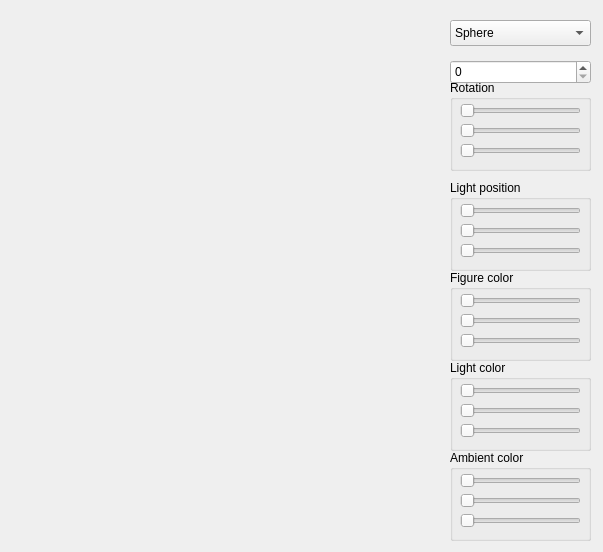
<?xml version="1.0" encoding="UTF-8"?>
<ui version="4.0">
 <class>Widget</class>
 <widget class="QWidget" name="Widget">
  <property name="geometry">
   <rect>
    <x>0</x>
    <y>0</y>
    <width>603</width>
    <height>552</height>
   </rect>
  </property>
  <property name="windowTitle">
   <string>Widget</string>
  </property>
  <widget class="QComboBox" name="comboBox">
   <property name="geometry">
    <rect>
     <x>450</x>
     <y>20</y>
     <width>141</width>
     <height>26</height>
    </rect>
   </property>
   <item>
    <property name="text">
     <string>Sphere</string>
    </property>
   </item>
   <item>
    <property name="text">
     <string>Thorus</string>
    </property>
   </item>
   <item>
    <property name="text">
     <string>Ychar</string>
    </property>
   </item>
  </widget>
  <widget class="QGroupBox" name="groupBox">
   <property name="geometry">
    <rect>
     <x>450</x>
     <y>80</y>
     <width>141</width>
     <height>91</height>
    </rect>
   </property>
   <property name="title">
    <string>Rotation</string>
   </property>
   <widget class="QSlider" name="horizontalSlider">
    <property name="geometry">
     <rect>
      <x>10</x>
      <y>20</y>
      <width>121</width>
      <height>22</height>
     </rect>
    </property>
    <property name="orientation">
     <enum>Qt::Horizontal</enum>
    </property>
   </widget>
   <widget class="QSlider" name="horizontalSlider_2">
    <property name="geometry">
     <rect>
      <x>10</x>
      <y>40</y>
      <width>121</width>
      <height>22</height>
     </rect>
    </property>
    <property name="orientation">
     <enum>Qt::Horizontal</enum>
    </property>
   </widget>
   <widget class="QSlider" name="horizontalSlider_3">
    <property name="geometry">
     <rect>
      <x>10</x>
      <y>60</y>
      <width>121</width>
      <height>22</height>
     </rect>
    </property>
    <property name="orientation">
     <enum>Qt::Horizontal</enum>
    </property>
   </widget>
  </widget>
  <widget class="QGroupBox" name="groupBox_2">
   <property name="geometry">
    <rect>
     <x>450</x>
     <y>180</y>
     <width>141</width>
     <height>91</height>
    </rect>
   </property>
   <property name="title">
    <string>Light position</string>
   </property>
   <widget class="QSlider" name="horizontalSlider_6">
    <property name="geometry">
     <rect>
      <x>10</x>
      <y>60</y>
      <width>121</width>
      <height>22</height>
     </rect>
    </property>
    <property name="orientation">
     <enum>Qt::Horizontal</enum>
    </property>
   </widget>
   <widget class="QSlider" name="horizontalSlider_5">
    <property name="geometry">
     <rect>
      <x>10</x>
      <y>20</y>
      <width>121</width>
      <height>22</height>
     </rect>
    </property>
    <property name="orientation">
     <enum>Qt::Horizontal</enum>
    </property>
   </widget>
   <widget class="QSlider" name="horizontalSlider_4">
    <property name="geometry">
     <rect>
      <x>10</x>
      <y>40</y>
      <width>121</width>
      <height>22</height>
     </rect>
    </property>
    <property name="orientation">
     <enum>Qt::Horizontal</enum>
    </property>
   </widget>
  </widget>
  <widget class="QGroupBox" name="groupBox_3">
   <property name="geometry">
    <rect>
     <x>450</x>
     <y>270</y>
     <width>141</width>
     <height>91</height>
    </rect>
   </property>
   <property name="title">
    <string>Figure color</string>
   </property>
   <widget class="QSlider" name="horizontalSlider_9">
    <property name="geometry">
     <rect>
      <x>10</x>
      <y>60</y>
      <width>121</width>
      <height>22</height>
     </rect>
    </property>
    <property name="orientation">
     <enum>Qt::Horizontal</enum>
    </property>
   </widget>
   <widget class="QSlider" name="horizontalSlider_7">
    <property name="geometry">
     <rect>
      <x>10</x>
      <y>40</y>
      <width>121</width>
      <height>22</height>
     </rect>
    </property>
    <property name="orientation">
     <enum>Qt::Horizontal</enum>
    </property>
   </widget>
   <widget class="QSlider" name="horizontalSlider_8">
    <property name="geometry">
     <rect>
      <x>10</x>
      <y>20</y>
      <width>121</width>
      <height>22</height>
     </rect>
    </property>
    <property name="orientation">
     <enum>Qt::Horizontal</enum>
    </property>
   </widget>
  </widget>
  <widget class="QSpinBox" name="spinBox">
   <property name="geometry">
    <rect>
     <x>450</x>
     <y>60</y>
     <width>141</width>
     <height>24</height>
    </rect>
   </property>
  </widget>
  <widget class="QGroupBox" name="groupBox_4">
   <property name="geometry">
    <rect>
     <x>450</x>
     <y>360</y>
     <width>141</width>
     <height>91</height>
    </rect>
   </property>
   <property name="title">
    <string>Light color</string>
   </property>
   <widget class="QSlider" name="horizontalSlider_12">
    <property name="geometry">
     <rect>
      <x>10</x>
      <y>60</y>
      <width>121</width>
      <height>22</height>
     </rect>
    </property>
    <property name="orientation">
     <enum>Qt::Horizontal</enum>
    </property>
   </widget>
   <widget class="QSlider" name="horizontalSlider_11">
    <property name="geometry">
     <rect>
      <x>10</x>
      <y>20</y>
      <width>121</width>
      <height>22</height>
     </rect>
    </property>
    <property name="orientation">
     <enum>Qt::Horizontal</enum>
    </property>
   </widget>
   <widget class="QSlider" name="horizontalSlider_10">
    <property name="geometry">
     <rect>
      <x>10</x>
      <y>40</y>
      <width>121</width>
      <height>22</height>
     </rect>
    </property>
    <property name="orientation">
     <enum>Qt::Horizontal</enum>
    </property>
   </widget>
   <zorder>horizontalSlider_12</zorder>
   <zorder>horizontalSlider_11</zorder>
   <zorder>horizontalSlider_10</zorder>
   <zorder>horizontalSlider_12</zorder>
   <zorder>horizontalSlider_11</zorder>
   <zorder>horizontalSlider_10</zorder>
  </widget>
  <widget class="QGroupBox" name="groupBox_5">
   <property name="geometry">
    <rect>
     <x>450</x>
     <y>450</y>
     <width>141</width>
     <height>91</height>
    </rect>
   </property>
   <property name="title">
    <string>Ambient color</string>
   </property>
   <widget class="QSlider" name="horizontalSlider_15">
    <property name="geometry">
     <rect>
      <x>10</x>
      <y>60</y>
      <width>121</width>
      <height>22</height>
     </rect>
    </property>
    <property name="orientation">
     <enum>Qt::Horizontal</enum>
    </property>
   </widget>
   <widget class="QSlider" name="horizontalSlider_14">
    <property name="geometry">
     <rect>
      <x>10</x>
      <y>20</y>
      <width>121</width>
      <height>22</height>
     </rect>
    </property>
    <property name="orientation">
     <enum>Qt::Horizontal</enum>
    </property>
   </widget>
   <widget class="QSlider" name="horizontalSlider_13">
    <property name="geometry">
     <rect>
      <x>10</x>
      <y>40</y>
      <width>121</width>
      <height>22</height>
     </rect>
    </property>
    <property name="orientation">
     <enum>Qt::Horizontal</enum>
    </property>
   </widget>
  </widget>
 </widget>
 <layoutdefault spacing="6" margin="11"/>
 <resources/>
 <connections/>
</ui>
